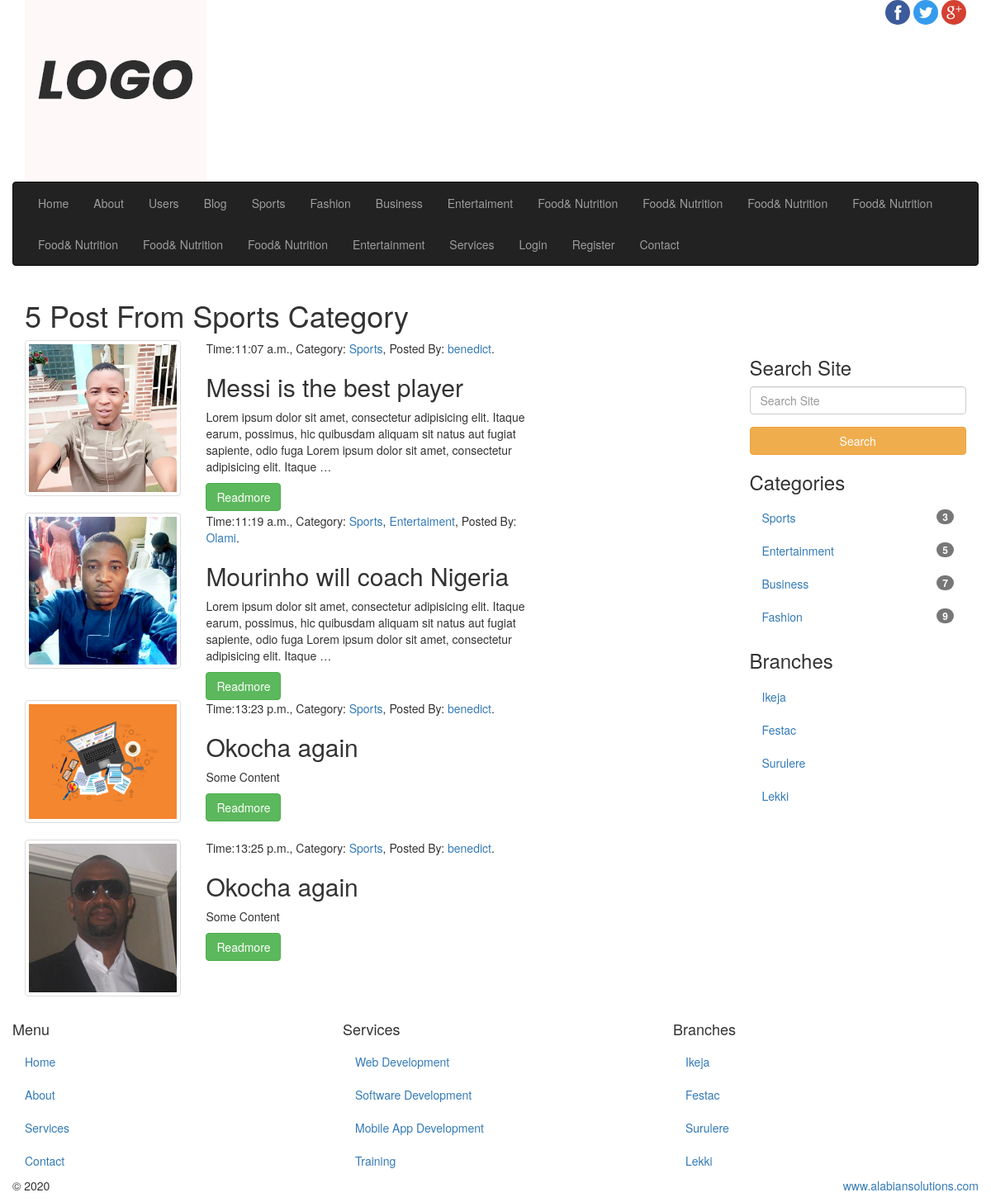
Screenshot of /pages/post-cat/2/ with the database file from the repository.
### frontend/models.py (models this page shows, shortened)
class Category(models.Model):
    cat_name = models.CharField(max_length=100, verbose_name='Category')
    cat_desc = models.TextField(blank=True, null=True, verbose_name='Category Description')
    class Meta():
        verbose_name_plural='Category'

class Post(models.Model):
    pst_title = models.CharField(max_length=100)
    pst_content = models.TextField()
    pst_img = models.FileField(blank=True, null = True, upload_to='upload/')
    category = models.ManyToManyField(Category)
    user = models.ForeignKey(User, on_delete=models.CASCADE)
    featured = models.BooleanField(default=False)
    created = models.DateTimeField(auto_now_add=True)
    class Meta():
        verbose_name_plural='Post'

### frontend/views.py (the view)
# urls.py: path('post-cat/<int:cat_id>/', views.post_from_cat, name='post_from_cat'),
def post_from_cat(request, cat_id):
	post_cat = Post.objects.filter(category__id=cat_id)
	return render(request, 'frontend/posts-cat.html', {'post_cat':post_cat})

### frontend/my_custom_processor.py (called while the page is built)
def menu_cat(request):
    cat = Category.objects.all()
    return {'cat':cat}

def post_data(request):
    dat = datetime.datetime.now()
    return {'d':dat}

### templates/frontend/posts-cat.html (shortened to what this page needs)
{% extends 'frontend/base.html' %}
{% load static %}
{% block content %}
 <section id="sectionTitle">
        <div class="pageTitle">
          <h1>5 Post From Sports Category</h1>
        </div>
      </section>
      <section id="content">
        <div class="row">
          <div class="col-sm-9" id="mainContent">
             {% if post_cat %}
                {% for p in post_cat %}
                    <div class="row">
                      <div class="col-sm-9" id="mainContent">
                        <div class="row">
                          <div class="col-md-4 col-sm-4">
                            <div class="thumbnail">
                              <img src="{{ p.pst_img.url }}">
                            </div>
                          </div>
                          <div class="col-md-8 col-sm-8">
                            <div class="blog-content">
                               <p>
                                Time:{{ p.created|date:'H:i a' }},
                                Category:
                                  {% for q in p.category.all  %}
                                  <a href="{% url 'frontend:post_from_cat' q.id %}">{{ q.cat_name }}</a>,
                                  {% endfor %}
                                Posted By: <a href="#">{{ p.user.username }}</a>.
                              </p>
                              <h2>{{ p.pst_title }}</h2>
                              <p>
                               {{ p.pst_content|truncatewords:30 }}
                              </p>
                              <a href="{% url 'frontend:single_post' p.id %}" class="btn btn-success">Readmore</a>
                            </div>
                          </div>
                        </div>
                      </div>
                    </div>
                {% endfor %}
              {% else %}
                    <h2>No Data found </h2>
              {% endif %}
          </div>
          {% include 'frontend/sidebar.html' %}
        </div>
      </section>
{% endblock %}

### templates/frontend/base.html (shortened to what this page needs)
{% load static %}
<!DOCTYPE html>
<html lang="en">
  <head>
    <link href="{% static 'frontend/css/bootstrap.min.css' %}" rel="stylesheet">
    <link href="{% static 'frontend/css/font-awesome.min.css' %}" rel="stylesheet">
    <link href="{% static 'frontend/css/style.css' %}" rel="stylesheet">
  </head>
  <body>
    <div class="container">
      <header id="siteLogo">
        <div class="row">
          <div class="col-sm-3">
            <a href="{% url 'index' %}">
              <img src="{% static 'frontend/images/logo.png' %}">
            </a>
          </div>
          <div class="col-sm-9">
            <span class="social-logo pull-right">
              <a href="#">
                <img src="{% static 'frontend/images/fb.png' %}" class="img-circle">
              </a>
              <a href="#">
                <img src="{% static 'frontend/images/tw.png' %}" class="img-circle">
              </a><a href="#">
                <img src="{% static 'frontend/images/gp.png' %}" class="img-circle">
              </a>
            </span>
          </div>
        </div>
      </header>
      <section id="siteMenu">
        <div class="row">
          <nav class="navbar navbar-inverse">
            <div class="collapse navbar-collapse" id="mainNav">
              {% url 'index' as home%}
              {% url 'frontend:about' as about %}
              {% url 'frontend:service' as srv%}
              {% url 'frontend:all_post' as al  %}
              {% url 'backend:login_view' as log  %}
              {% url 'backend:register' as register  %}
              {% url 'frontend:contact' as contact  %}
              {% url 'frontend:users' as usr  %}
              <ul class="nav navbar-nav">
                <li {% if request.path == home %} class="active" {% endif %}><a href="{% url 'index' %}">Home</a></li>
                <li  {% if request.path == about %} class="active" {% endif %}><a href="{% url 'frontend:about' %}">About</a></li>
                <li {% if request.path == usr %} class="active" {% endif %}><a href="{% url 'frontend:users' %}">Users</a>
                </li>
                <li {% if request.path == al %} class="active" {% endif %}><a href="{% url 'frontend:all_post' %}">Blog</a></li>
                {% for c in cat %}
                    <li><a href="{% url 'frontend:post_from_cat' c.id %}">{{ c.cat_name }}</a></li>
                {% endfor %}
                <li  {% if request.path == srv %} class="active" {% endif %}><a href="{% url 'frontend:service' %}">Services</a></li>
                <li {% if request.path == log %} class="active" {% endif %}><a href="{% url 'backend:login_view' %}">Login</a></li>
                <li {% if request.path == register %} class="active" {% endif %}><a href="{% url 'backend:register' %}">Register</a></li>
                <li {% if request.path == contact %} class="active" {% endif %}><a href="{% url 'frontend:contact' %}">Contact</a>
                                </li>
              </ul>
            </div>
          </nav>
        </div>
      </section>
      {% block content %}
      {% endblock %}
    </div>
    <footer class="container-fluid" id="siteFooter">
      <div class="row">
        <div class="col-sm-4">
          <h4>Menu</h4>
          <ul class="nav">
            <li><a href="#">Home</a></li>
            <li><a href="#">About</a></li>
            <li><a href="#">Services</a></li>
            <li><a href="#">Contact</a></li>
          </ul>
        </div>
        <div class="col-sm-4">
          <h4>Services</h4>
          <ul class="nav">
            <li><a href="#">Web Development</a></li>
            <li><a href="#">Software Development</a></li>
            <li><a href="#">Mobile App Development</a></li>
            <li><a href="#">Training</a></li>
          </ul>
        </div>
        <div class="col-sm-4">
          <h4>Branches</h4>
          <ul class="nav">
            <li><a href="#">Ikeja</a></li>
            <li><a href="#">Festac</a></li>
            <li><a href="#">Surulere</a></li>
            <li><a href="#">Lekki</a></li>
          </ul>
        </div>
      </div>
      <div class="row">
        <div class="col-md-3">
          <p>&copy; {{ d|date:'Y' }}</p>
        </div>
        <div class="col-md-9">
          <p class="copy pull-right">
            <a href="#" target="_blank">www.alabiansolutions.com</a>
          </p>
        </div>
      </div>
    </footer>
  </body>
</html>

### rows the page displays
Category: cat_name "Sports"
Category: cat_name "Fashion"
Category: cat_name "Business"
Category: cat_name "Entertaiment"
Category: cat_name "Food& Nutrition"
Category: cat_name "Food& Nutrition"
Category: cat_name "Food& Nutrition"
Category: cat_name "Food& Nutrition"
Category: cat_name "Food& Nutrition"
Category: cat_name "Food& Nutrition"
Category: cat_name "Food& Nutrition"
Category: cat_name "Entertainment"
Post: pst_img (picture), created "11:07 a.m.", user.username "benedict", pst_title "Messi is the best player", pst_content "Lorem ipsum dolor sit amet, consectetur adipisicing elit. Itaque earum, possimus, hic quibusdam aliquam sit natus aut fugiat sapiente, odio fuga Lorem ipsum dolor sit amet, consectetur adipisicing elit. Itaque …"
Post: pst_img (picture), created "11:19 a.m.", user.username "Olami", pst_title "Mourinho will coach Nigeria", pst_content "Lorem ipsum dolor sit amet, consectetur adipisicing elit. Itaque earum, possimus, hic quibusdam aliquam sit natus aut fugiat sapiente, odio fuga Lorem ipsum dolor sit amet, consectetur adipisicing elit. Itaque …"
Post: pst_img (picture), created "13:23 p.m.", user.username "benedict", pst_title "Okocha again", pst_content "Some Content"
Post: pst_img (picture), created "13:25 p.m.", user.username "benedict", pst_title "Okocha again", pst_content "Some Content"
